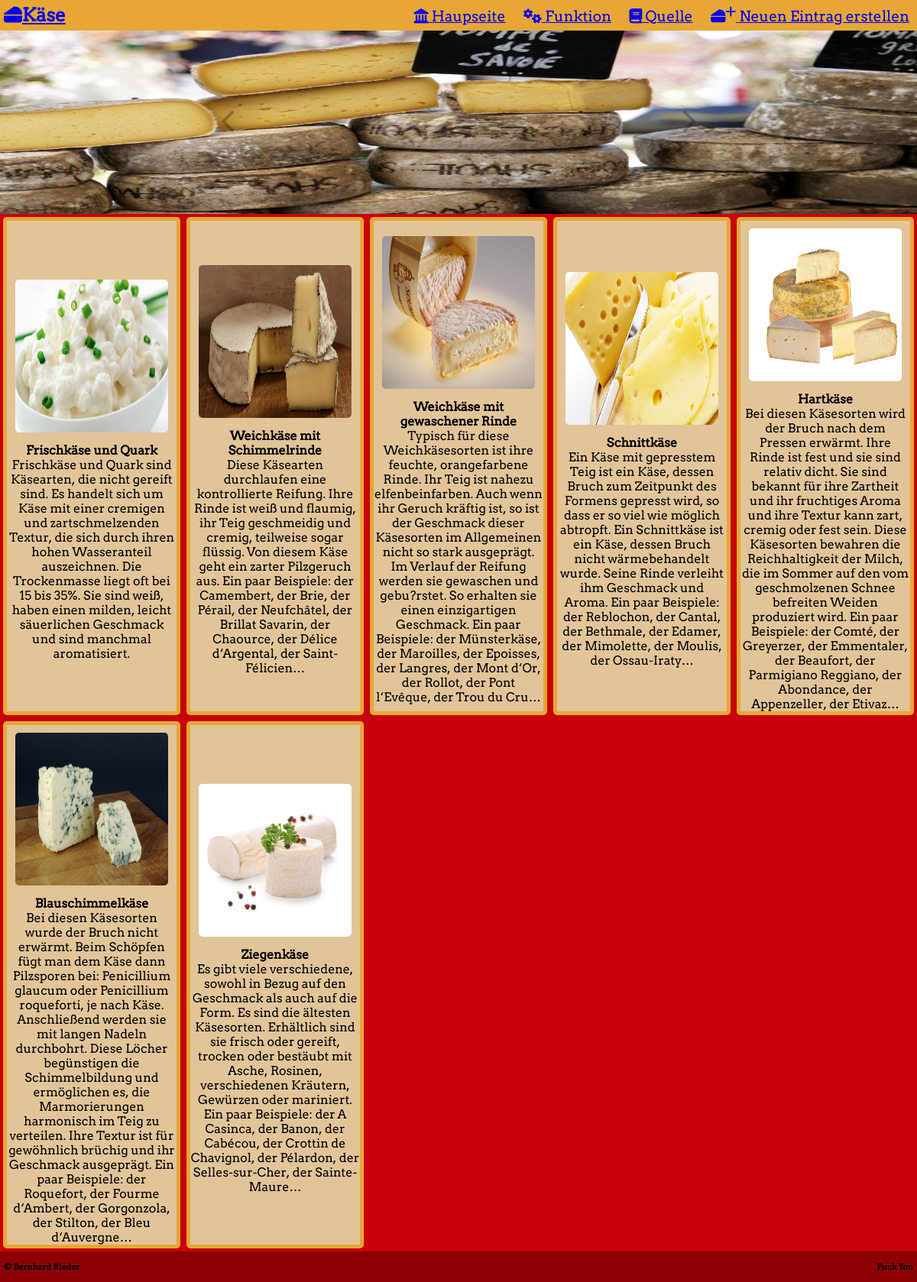
The page / on the database its author committed.
### tables this page shows
CREATE TABLE `eintraege` (
  `CardID` int(11) NOT NULL,
  `Titel` varchar(40) NOT NULL,
  `imageLink` varchar(40) NOT NULL,
  `Text` text NOT NULL
);

### controler.php (called while the page is built, shortened)
<?php
class kaese
{
    function __construct($CardID, $Titel, $imageLink, $Text)
    {
        $this->CardID = $CardID;
        $this->Titel = $Titel;
        $this->imageLink = $imageLink;
        $this->Text = $Text;
    }
}
class DataCtrl
{
    private $servername = "localhost";
    private $username = "root";
    private $password = "";
    private $dbName = "medkasprojekt";
    private $port = 3306;
    private $connection = null;
    private function connect()
    {
        $this->connection = new mysqli($this->servername, $this->username, $this->password, $this->dbName, $this->port);
    }
    public function GetAllKas()
    {
        $SQL = "SELECT * FROM eintraege";
        $result = $this->connection->query($SQL);
        $kaese = array();
        if ($result->num_rows > 0) {
            while ($row = $result->fetch_assoc()) {
                $kas = new kaese($row["CardID"], $row["Titel"], $row["imageLink"], $row["Text"]);
                array_push($kaese, $kas);
            }
        } else {
            return null;
        }
        return $kaese;
    }
}
class snipets
{
    public function getCardView($Titel, $imageLink, $Text, $CardID)
    {
        $contentCardView = file_get_contents("./cardView.txt");
        $contentCardView = str_replace("{{Titel}}", $Titel, $contentCardView);
        $contentCardView = str_replace("{{imageLink}}", $imageLink, $contentCardView);
        $contentCardView = str_replace("{{Text}}", $Text, $contentCardView);
        $contentCardView = str_replace("{{CardID}}", $CardID, $contentCardView);
        return $contentCardView;
    }
}

### index.php (the view, shortened to what this page needs)
<!DOCTYPE html>
<html lang="en">
<head>
    <link rel="stylesheet" href="./css/style.css">
    <link rel="stylesheet" href="./css/menuestyle.css">
    <link rel="stylesheet" href="./css/sliderstyle.css">
    <link rel="stylesheet" href="./css/cardstyle.css">
</head>
<body>
    <nav id="nav">
        <div class="menu">
            <h1><a href="index.php"><i class="fas fa-cheese"></i>Käse</a></h1>
            <div class="menuitemsdesktop">
                <a class="menuboxdesktop" href="./index.php"><i class="fas fa-landmark"></i> Haupseite</a>
                <a class="menuboxdesktop" href="./funktion.php"><i class="fas fa-cogs"></i> Funktion</a>
                <a class="menuboxdesktop" href="./quellen.php"><i class="fas fa-book"></i> Quelle</a>
                <a class="menuboxdesktop" href="./editieren.php"><i class="fas fa-cheese"></i><sup><i class="fas fa-plus"></i></sup> Neuen Eintrag erstellen</a>
            </div>
        </div>
    </nav>
    <header>
        <div class="slider">
            <div id="slideimg">
                <img width="600" height="300" src="./img/sliderchees1.jpg" alt="Chees" class="SliderItems">
            </div>
            <div class="Sliderbuttons">
                <button id="Sliderprev" class="Sliderbutton"><i class="fas fa-chevron-left"></i></button>
                <button id="Slidernext" class="Sliderbutton"><i class="fas fa-chevron-right"></i></button>
            </div>
        </div>
    </header>
    <section>
        <?php
        include "./controler.php";
        $snipets=new snipets();
        $Database = new DataCtrl();
        $kaese = $Database->GetAllKas();
        foreach ($kaese as $kas) {
            $tmpor = $snipets->getCardView($kas->Titel, $kas->imageLink, $kas->Text, $kas->CardID);
            echo $tmpor;
        }
        ?>
    </section>
    <footer>
        <h6>© Bernhard Rieder</h6>
        <h6>Fuck You</h6>
    </footer>
</body>
</html>

### css/style.css (style rules this page uses)
* { padding: 0px; margin: 0px; font-family: 'Arvo'; }
body { display: flex; flex-direction: column; }
header { background-color: #e8a735; }
nav { background-color: #e8a735; }
section { background-color: #c8000A; }
footer { background-color: #8c0004; display: flex; justify-content: space-between; height: 5vh; }
footer h6 { margin-top: auto; margin-bottom: auto; margin-left: 5px; margin-right: 5px; }
section { display: grid; }
@media (min-width: 1200px) { section { grid-template-columns: auto auto auto auto auto; } }
@media (min-width: 1200px) { header { padding-top: 20%; } }

### css/menuestyle.css (style rules this page uses)
.menu { display: flex; justify-content: space-between; align-items: center; }
.menu h1 { padding: 5px; }
.menuboxdesktop { text-align: center; background-color: #e8a735; font-size: larger; padding: 10px; }

### css/sliderstyle.css (style rules this page uses)
header { width: 100%; position: relative; }
.slider { width: 100%; height: 100%; overflow: hidden; position: absolute; top: 0px; left: 0px; }
#slideimg { width: 100%; height: 100%; position: absolute; top: 0px; left: 0%; display: flex; transition: left 1s; }
.SliderItems { width: 100%; height: 100%; min-width: 100%; }
.Sliderbuttons { width: 100%; height: 100%; position: absolute; top: 0px; left: 0px; display: flex; }
.Sliderbutton { width: 50%; border: none; font-size: xx-large; transition: background-color 0.5s; background-color: rgba(0, 0, 0, 0); opacity: 0.25; }

### css/cardstyle.css (style rules this page uses)
.card { border: 5px solid #e8a735; background-color: #e2c499; display: flex; flex-direction: column; text-align: center; align-items: center; justify-content: center; margin: 4px; border-radius: 5px; }
.card a { text-decoration: none; color: black; }
.cardimage { margin: 10px; border-radius: 5px; }

### rows shown on the page
eintraege: Titel+imageLink+Text (picture), tmpor "Frischkäse und Quark Frischkäse und Quark sind Käsearten, die nicht gereift sind. Es handelt sich um Käse mit einer cremigen und zartschmelzenden Textur, die sich durch ihren hohen Wasseranteil auszeichnen. Die Trockenmasse liegt oft bei 15 bis 35%. Sie sind weiß, haben einen milden, leicht säuerlichen Geschmack und sind manchmal aromatisiert."
eintraege: Titel+imageLink+Text (picture), tmpor "Weichkäse mit Schimmelrinde Diese Käsearten durchlaufen eine kontrollierte Reifung. Ihre Rinde ist weiß und flaumig, ihr Teig geschmeidig und cremig, teilweise sogar flüssig. Von diesem Käse geht ein zarter Pilzgeruch aus. Ein paar Beispiele: der Camembert, der Brie, der Pérail, der Neufchâtel, der Brillat Savarin, der Chaource, der Délice d‘Argental, der Saint-Félicien…"
eintraege: Titel+imageLink+Text (picture), tmpor "Weichkäse mit gewaschener Rinde Typisch für diese Weichkäsesorten ist ihre feuchte, orangefarbene Rinde. Ihr Teig ist nahezu elfenbeinfarben. Auch wenn ihr Geruch kräftig ist, so ist der Geschmack dieser Käsesorten im Allgemeinen nicht so stark ausgeprägt. Im Verlauf der Reifung werden sie gewaschen und gebu?rstet. So erhalten sie einen einzigartigen Geschmack. Ein paar Beispiele: der Münsterkäse, der Maroilles, der Epoisses, der Langres, der Mont d‘Or, der Rollot, der Pont l‘Evêque, der Trou du Cru…"
eintraege: Titel+imageLink+Text (picture), tmpor "Schnittkäse Ein Käse mit gepresstem Teig ist ein Käse, dessen Bruch zum Zeitpunkt des Formens gepresst wird, so dass er so viel wie möglich abtropft. Ein Schnittkäse ist ein Käse, dessen Bruch nicht wärmebehandelt wurde. Seine Rinde verleiht ihm Geschmack und Aroma. Ein paar Beispiele: der Reblochon, der Cantal, der Bethmale, der Edamer, der Mimolette, der Moulis, der Ossau-Iraty…"
eintraege: Titel+imageLink+Text (picture), tmpor "Hartkäse Bei diesen Käsesorten wird der Bruch nach dem Pressen erwärmt. Ihre Rinde ist fest und sie sind relativ dicht. Sie sind bekannt für ihre Zartheit und ihr fruchtiges Aroma und ihre Textur kann zart, cremig oder fest sein. Diese Käsesorten bewahren die Reichhaltigkeit der Milch, die im Sommer auf den vom geschmolzenen Schnee befreiten Weiden produziert wird. Ein paar Beispiele: der Comté, der Greyerzer, der Emmentaler, der Beaufort, der Parmigiano Reggiano, der Abondance, der Appenzeller, der Etivaz…"
eintraege: Titel+imageLink+Text (picture), tmpor "Blauschimmelkäse Bei diesen Käsesorten wurde der Bruch nicht erwärmt. Beim Schöpfen fügt man dem Käse dann Pilzsporen bei: Penicillium glaucum oder Penicillium roqueforti, je nach Käse. Anschließend werden sie mit langen Nadeln durchbohrt. Diese Löcher begünstigen die Schimmelbildung und ermöglichen es, die Marmorierungen harmonisch im Teig zu verteilen. Ihre Textur ist für gewöhnlich brüchig und ihr Geschmack ausgeprägt. Ein paar Beispiele: der Roquefort, der Fourme d‘Ambert, der Gorgonzola, der Stilton, der Bleu d‘Auvergne…"
eintraege: Titel+imageLink+Text (picture), tmpor "Ziegenkäse Es gibt viele verschiedene, sowohl in Bezug auf den Geschmack als auch auf die Form. Es sind die ältesten Käsesorten. Erhältlich sind sie frisch oder gereift, trocken oder bestäubt mit Asche, Rosinen, verschiedenen Kräutern, Gewürzen oder mariniert. Ein paar Beispiele: der A Casinca, der Banon, der Cabécou, der Crottin de Chavignol, der Pélardon, der Selles-sur-Cher, der Sainte-Maure…"
